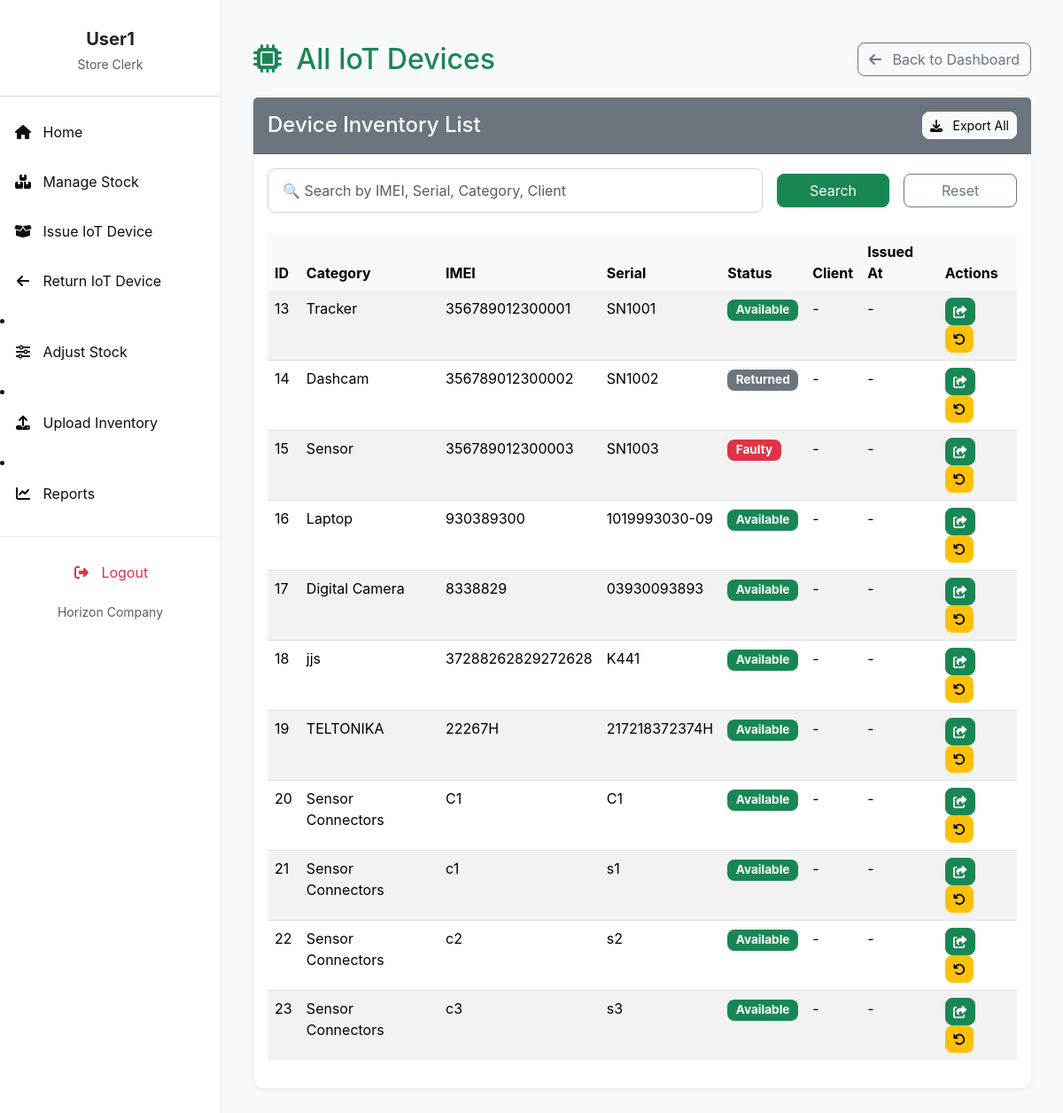
The app's page /inventory_list/ (signed in), older data.
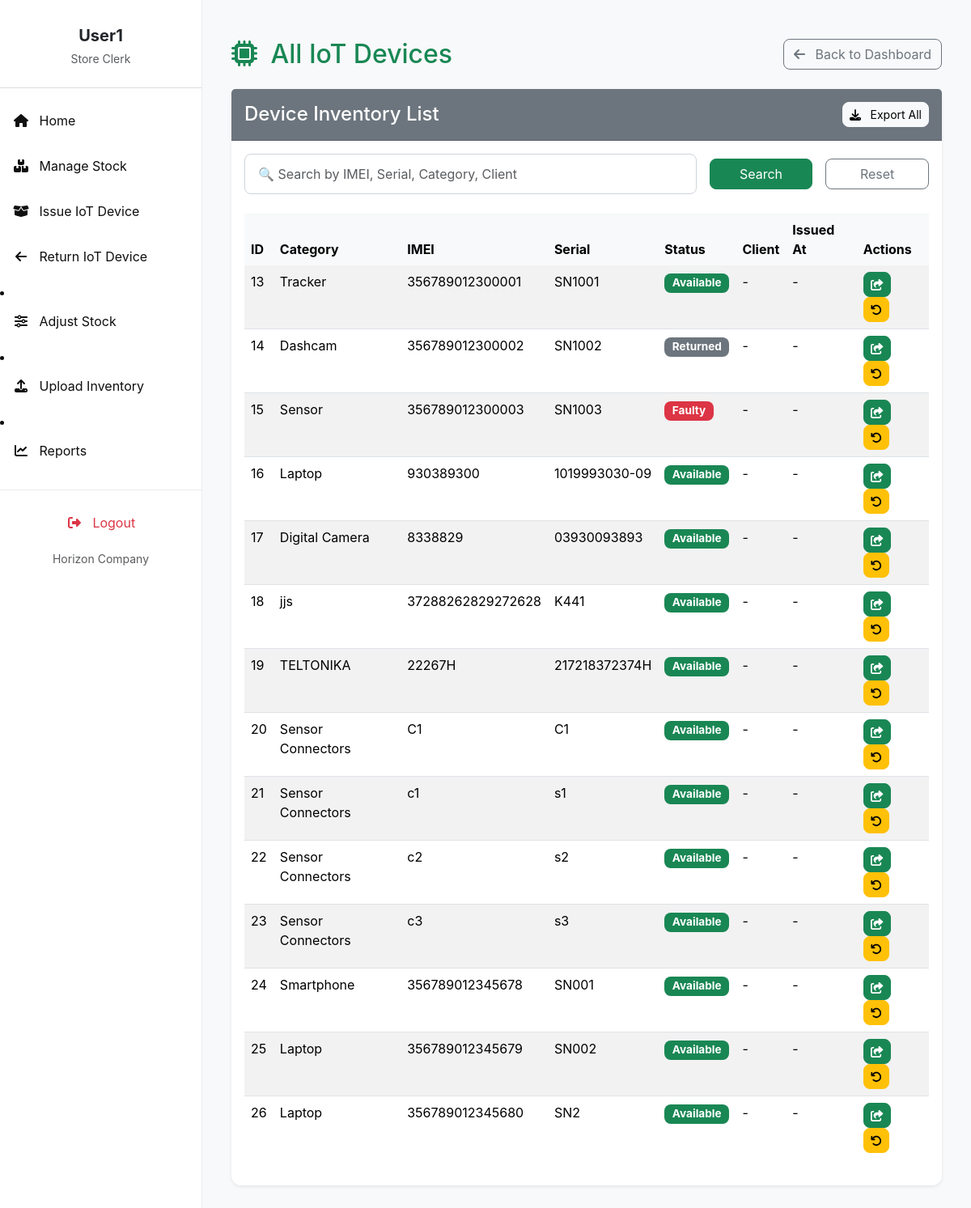
The same page, newer data.
### invent/models.py (models this page shows, shortened)
class Device(models.Model):
    name = models.CharField(max_length=255, blank=True)  # Device name
    total_quantity = models.PositiveIntegerField(default=1)
    product_id = models.CharField(max_length=30)
    supplier = models.ForeignKey(
        Supplier,
        on_delete=models.SET_NULL,
        null=True,
        blank=True,
        to_field='supplier_id',
        related_name='devices'
    )
    imei_no = models.CharField(max_length=50, unique=True)
    serial_no = models.CharField(max_length=50, unique=True, null=True, blank=True)
    category = models.CharField(max_length=50)
    description = models.TextField(blank=True)
    selling_price_usd = models.DecimalField(max_digits=10, decimal_places=2, null=True, blank=True)
    selling_price_ksh = models.DecimalField(max_digits=10, decimal_places=2, null=True, blank=True)
    selling_price_tsh = models.DecimalField(max_digits=10, decimal_places=2, null=True, blank=True)
    status = models.CharField(
        max_length=20,
        choices=(
            ('available', 'Available'),
            ('issued', 'Issued'),
            ('returned', 'Returned'),
            ('faulty', 'Faulty'),
        ),
        default='available'
    )

### invent/views.py (the view, shortened to what this page needs)
# urls.py: path('inventory_list/', views.inventory_list_view, name='inventory_list'),
@login_required
def inventory_list_view(request):
    query = request.GET.get('q', '')
    status = request.GET.get('status', 'all')
    devices = Device.objects.all().order_by('id')
    if status and status != 'all':
        devices = devices.filter(status=status)
    for device in devices:
        last_issuance = (
            IssuanceRecord.objects
            .filter(device=device)
            .order_by('-issued_at')
            .select_related('client')
            .first()
        )
        device.current_client = last_issuance.client if last_issuance else None
        device.issued_at = last_issuance.issued_at if last_issuance else None
    paginator = Paginator(devices, 50)
    page_number = request.GET.get('page')
    page_obj = paginator.get_page(page_number)
    context = {
        'page_obj': page_obj,
        'query': query,
        'status': status,
    }
    return render(request, 'invent/list_device.html', context)

### invent/context_processors.py (called while the page is built)
def pending_requests_count(request):
    count = 0  # Default to 0
    if request.user.is_authenticated:
        if request.user.has_perm('invent.can_issue_device'):
            count = DeviceRequest.objects.filter(status='Pending').count()
    return {'pending_requests_count_for_sidebar': count}

### invent/templates/invent/list_device.html (shortened to what the changed rows need)
{% extends 'invent/base_store_clerk.html' %}
{% load static %}
{% block content %}
<div class="container-fluid mt-4">
    <div class="d-flex justify-content-between align-items-center mb-4">
        {% if status == 'available' %}
            <h2 class="mb-0 text-success"><i class="fas fa-microchip me-2"></i> Available IoT Devices</h2>
        {% elif status == 'issued' %}
            <h2 class="mb-0 text-warning"><i class="fas fa-microchip me-2"></i> Issued IoT Devices</h2>
        {% elif status == 'returned' %}
            <h2 class="mb-0 text-secondary"><i class="fas fa-microchip me-2"></i> Returned IoT Devices</h2>
        {% else %}
            <h2 class="mb-0 text-primary"><i class="fas fa-microchip me-2"></i> All IoT Devices</h2>
        {% endif %}
    </div>
    <div class="card shadow-sm mb-4">
        <div class="card-body">
            {% if page_obj %}
            <div class="table-responsive">
                <table class="table table-striped table-hover">
                    <thead class="table-light">
                        <tr>
                            <th>ID</th>
                            <th>Category</th>
                            <th>IMEI</th>
                            <th>Serial</th>
                            <th>Status</th>
                            <th>Client</th>
                            <th>Issued At</th>
                            <th>Actions</th>
                        </tr>
                    </thead>
                    <tbody>
                        {% for device in page_obj %}
                        <tr>
                            <td>{{ device.id }}</td>
                            <td>{{ device.category }}</td>
                            <td>{{ device.imei_no|default:"-" }}</td>
                            <td>{{ device.serial_no|default:"-" }}</td>
                            <td>
                                <span class="badge
                                    {% if device.status == 'available' %}bg-success
                                    {% elif device.status == 'issued' %}bg-primary
                                    {% elif device.status == 'returned' %}bg-secondary
                                    {% elif device.status == 'faulty' %}bg-danger
                                    {% else %}bg-dark{% endif %}">
                                    {{ device.get_status_display }}
                                </span>
                            </td>
                            <td>
                                {% if device.current_client %}
                                    {{ device.current_client.name }}
                                {% else %}
                                    -
                                {% endif %}
                            </td>
                            <td>
                                {% if device.issued_at %}
                                     {{ device.issued_at|date:"Y-m-d H:i" }}
                                {% else %}
                                    -
                                {% endif %}
                            </td>
                            <td>
                                <a href="{% url 'issue_device' %}" class="btn btn-sm btn-success me-1" title="Issue Device">
                                    <i class="fas fa-share-square"></i>
                                </a>
                                <a href="{% url 'return_device' %}" class="btn btn-sm btn-warning" title="Process Return">
                                    <i class="fas fa-undo"></i>
                                </a>
                            </td>
                        </tr>
                        {% endfor %}
                    </tbody>
                </table>
            </div>
            {% endif %}
        </div>
    </div>
</div>
{% endblock %}

Row changes from the older to the newer data that the page shows:
added Device: id "24", category "Smartphone", imei_no "356789012345678", serial_no "SN001", status "Available"
added Device: id "25", category "Laptop", imei_no "356789012345679", serial_no "SN002", status "Available"
added Device: id "26", category "Laptop", imei_no "356789012345680", serial_no "SN2", status "Available"
